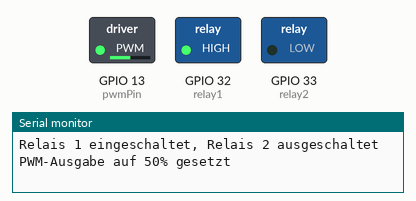
Recording of a program running on a simulated ESP32. Shown: switched loads named in the program (green lamp = pin HIGH), the last lines printed to the serial monitor.

Above: at 0.05 s.
At 3.95 s:
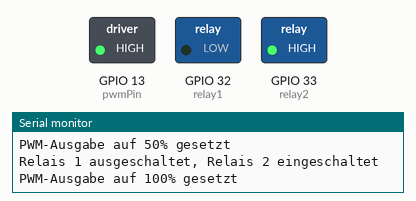
Timing chart, 0 to 5.2 s (numbered marks = the images above):
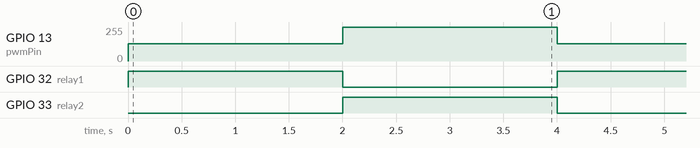

Measured:
- by itself, GPIO 13 (pwmPin): alternates 255/255 for 2.0 s and 128/255 for 2.0 s
- by itself, GPIO 32 (relay1), GPIO 33 (relay2): alternates HIGH for 2.0 s and LOW for 2.0 s

The program:

main.cpp
```cpp
#include <Arduino.h>

const int relay1 = 32; // Pin des ersten Relays
const int relay2 = 33; // Pin des zweiten Relays

const int pwmPin = 13; // Pin für PWM-Ausgabe zum Motor
const int pwmFrequency = 5000; // Frequenz für PWM
const int pwmResolution = 8; // Auflösung für PWM (8 Bit)

void setup() {
  // Initialisiere serielle Kommunikation
  Serial.begin(115200);

  // Setze die Pins für die Relais als Ausgänge
  pinMode(relay1, OUTPUT);
  pinMode(relay2, OUTPUT);

  // Setze den PWM-Pin als Ausgang
  pinMode(pwmPin, OUTPUT);
  // Konfiguriere die PWM-Einstellungen
  ledcSetup(0, pwmFrequency, pwmResolution);
  // Verbinde den PWM-Kanal mit dem Pin
  ledcAttachPin(pwmPin, 0);
  // Setze die Relais initial auf LOW (aus)
  digitalWrite(relay1, LOW);
  digitalWrite(relay2, LOW);
}

void loop() {

  // Beispiel: Schalte das erste Relais ein und das zweite aus
  digitalWrite(relay1, HIGH);
  digitalWrite(relay2, LOW);
  Serial.println("Relais 1 eingeschaltet, Relais 2 ausgeschaltet");

  // Beispiel: Setze die PWM-Ausgabe auf 128 (50% Duty Cycle)
  ledcWrite(0, 128);
  Serial.println("PWM-Ausgabe auf 50% gesetzt");

  delay(2000); // Warte 2 Sekunden

  // Beispiel: Schalte das erste Relais aus und das zweite ein
  digitalWrite(relay1, LOW);
  digitalWrite(relay2, HIGH);
  Serial.println("Relais 1 ausgeschaltet, Relais 2 eingeschaltet");

  // Setze die PWM-Ausgabe auf 255 (100% Duty Cycle)
  ledcWrite(0, 255);
  Serial.println("PWM-Ausgabe auf 100% gesetzt");

  delay(2000); // Warte erneut 2 Sekunden

}
```
